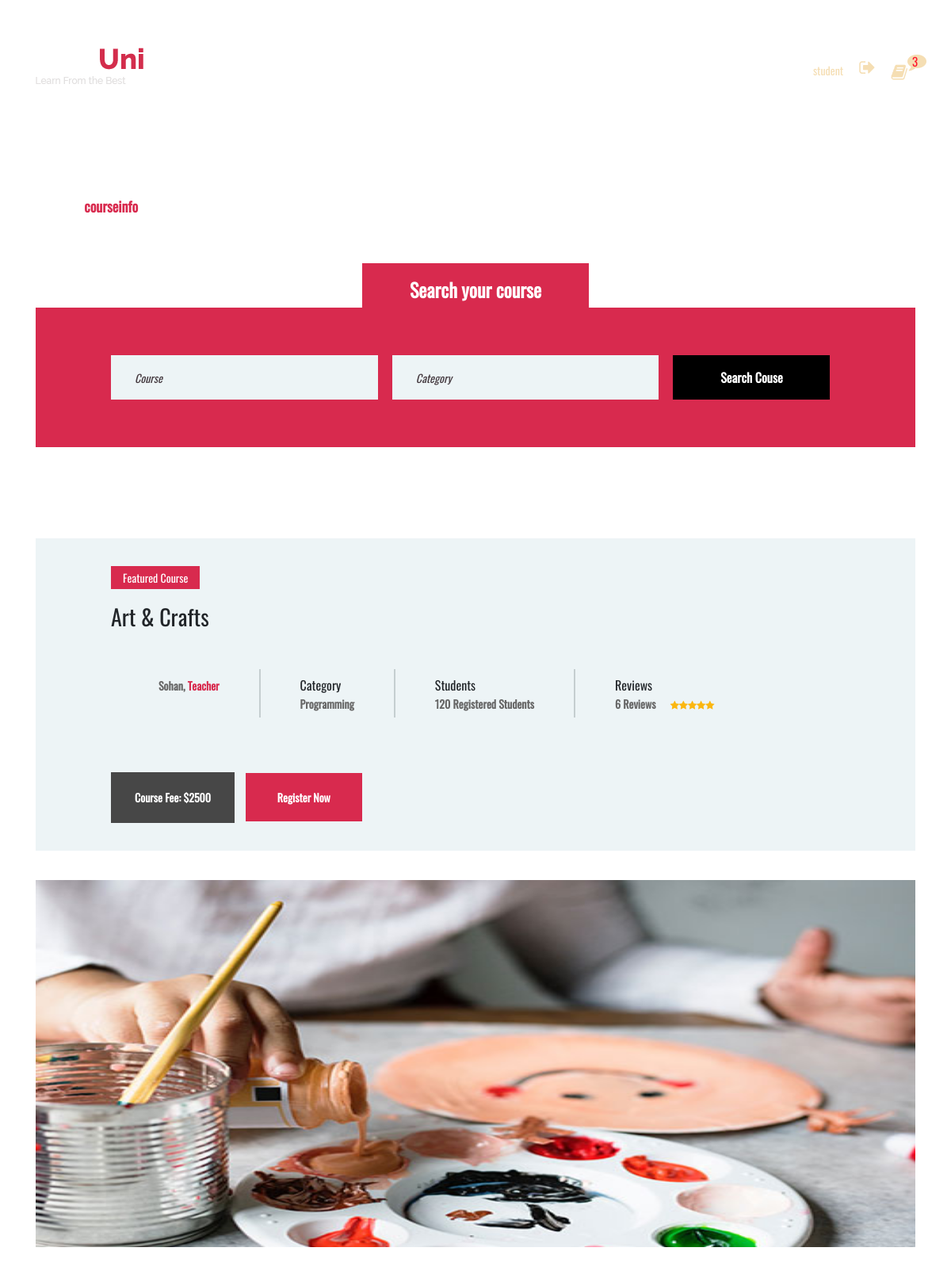
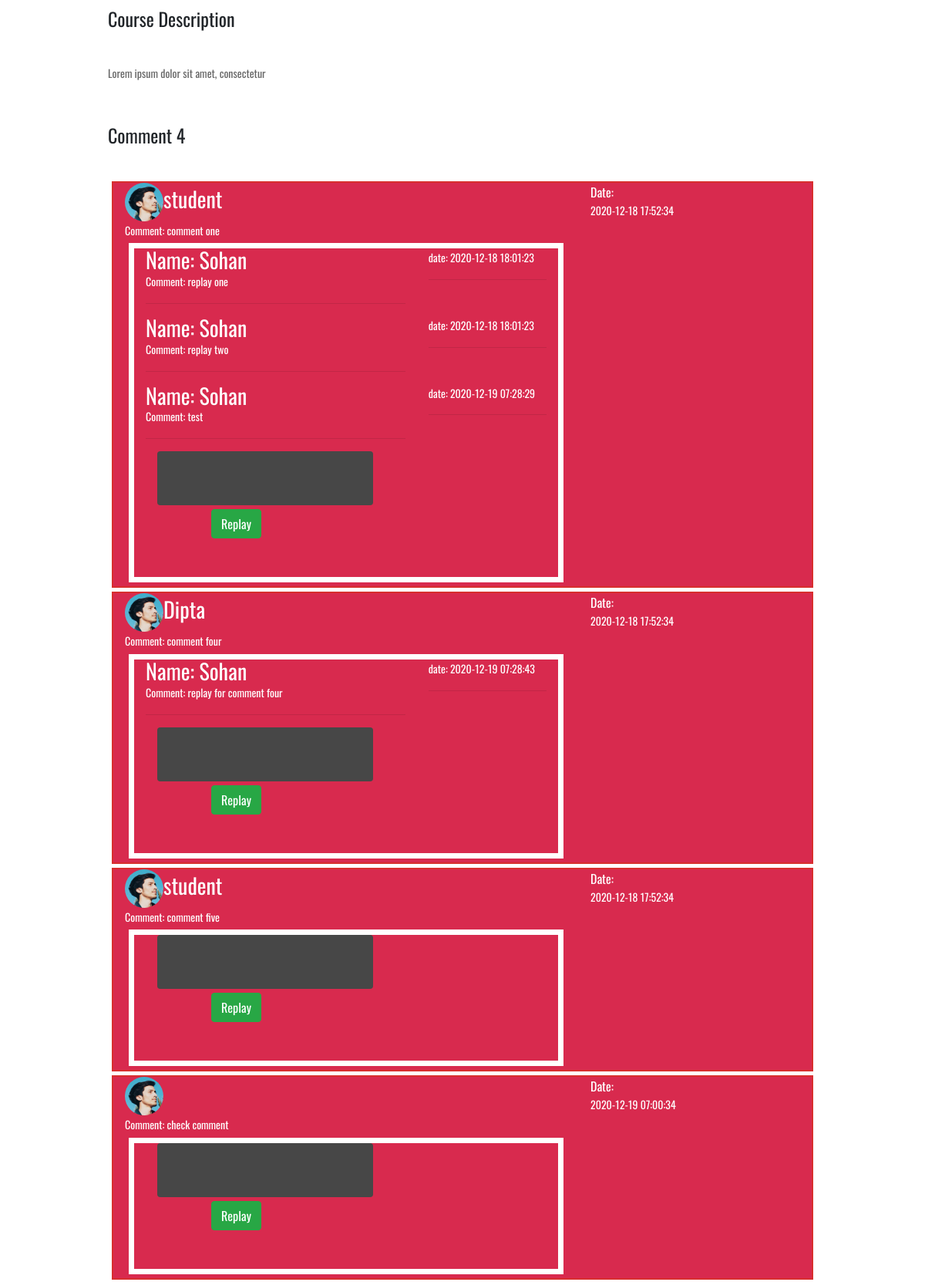
Screenshot of /single-course.php?playlistid=1 (signed in, upper part) with the database file from the repository (2 pictures, top to bottom).
### tables this page shows
CREATE TABLE `course_table` (
  `course_id` int(11) NOT NULL,
  `course_title` varchar(266) NOT NULL,
  `course_details` text NOT NULL,
  `category_id` int(11) NOT NULL,
  `teacher_id` int(11) NOT NULL,
  `price` varchar(300) NOT NULL,
  `course_image` varchar(250) NOT NULL,
  `course_feature` tinyint(4) NOT NULL,
  `pay_status` tinyint(4) NOT NULL,
  `rat_total` int(11) NOT NULL,
  `rat_hit` int(11) NOT NULL
);

CREATE TABLE `teacher_table` (
  `teacher_id` int(11) NOT NULL,
  `teacher_name` varchar(300) NOT NULL,
  `teacher_email` varchar(300) NOT NULL,
  `teacher_phone` varchar(300) NOT NULL,
  `teacher_image` varchar(266) NOT NULL,
  `teacher_password` varchar(266) NOT NULL
);

CREATE TABLE `category_table` (
  `category_id` int(11) NOT NULL,
  `category_name` varchar(266) NOT NULL,
  `category_image` varchar(300) NOT NULL
);

CREATE TABLE `comment_table` (
  `comment_id` int(11) NOT NULL,
  `student_id` int(11) NOT NULL,
  `comment` text NOT NULL,
  `course_id` int(11) NOT NULL,
  `date` timestamp NOT NULL DEFAULT current_timestamp()
);

CREATE TABLE `student_table` (
  `student_id` int(11) NOT NULL,
  `student_name` varchar(200) NOT NULL,
  `student_email` varchar(266) NOT NULL,
  `student_phone` varchar(200) NOT NULL,
  `student_password` varchar(300) NOT NULL,
  `gender` varchar(200) NOT NULL
);

CREATE TABLE `replay_table` (
  `replay_id` int(11) NOT NULL,
  `comment_id` int(11) NOT NULL,
  `teacher_id` int(11) NOT NULL,
  `replay` text NOT NULL,
  `date` timestamp NOT NULL DEFAULT current_timestamp()
);

### include/dbcon.php (called while the page is built, shortened)
<?php
class DatabaseConnection{
	public $db;
	public function connectDataBase(){
		$this->db = new mysqli('localhost', 'root', '', 'online_edu');
	}
	public function queryfunk_help($query){
		$result = $this->db->query($query) or die($this->db->error.__LINE__);
		if($result->num_rows > 0){
			return $result;
		} else {
			return false;
		}
	}
}
 ?>

### single-course.php (the view, shortened to what this page needs)
	<?php include 'include/header.php'; ?>
	<div class="page-info-section set-bg" data-setbg="img/page-bg/4.jpg">
		<div class="container">
			<div class="site-breadcrumb">
				<a href="#">Home</a>
				<span>courseinfo</span>
			</div>
		</div>
	</div>
	<section class="search-section ss-other-page">
		<div class="container">
			<div class="search-warp">
				<div class="section-title text-white">
					<h2><span>Search your course</span></h2>
				</div>
				<div class="row">
					<div class="col-lg-10 offset-lg-1">
						<form class="course-search-form">
							<input type="text" placeholder="Course">
							<input type="text" class="last-m" placeholder="Category">
							<button class="site-btn btn-dark">Search Couse</button>
						</form>
					</div>
				</div>
			</div>
		</div>
	</section>
	<?php
	$coursesid =$_GET['playlistid'];
	$viewcat = $viewcls->coursecatjoin($coursesid);
	if ($viewcat) {
		foreach ($viewcat as $value) {
	 ?>
	<section class="single-course spad pb-0">
		<div class="container">
			<div class="course-meta-area">
				<div class="row">
					<div class="col-lg-10 offset-lg-1">
						<div class="course-note">Featured Course</div>
						<h3><?php echo $value['course_title']; ?></h3>
						<div class="course-metas">
							<div class="course-meta">
								<div class="course-author">
									<?php $teacher = $value['teacher_id'];
								 echo $teacher = $viewcls->teacherview($teacher);
								 ?>, <span>Teacher</span></p>
								</div>
							</div>
							<div class="course-meta">
								<div class="cm-info">
									<h6>Category</h6>
									<p><?php echo $value['category_name']; ?></p>
								</div>
							</div>
							<div class="course-meta">
								<div class="cm-info">
									<h6>Students</h6>
									<p>120 Registered Students</p>
								</div>
							</div>
							<div class="course-meta">
								<div class="cm-info">
									<h6>Reviews</h6>
									<p><?php echo $value['rat_hit'] ?> Reviews <span class="rating">
										<?php if ($value['rat_total']>0) {
										 $ratting = ceil($value['rat_total']/$value['rat_hit']);
								 		 for ($i=1; $i <= $ratting; $i++) {
								 		 	echo "<i class='fa fa-star'></i>";
								 		 }}else{
								 		 	echo "Not Rated";
								 		 }
								 		?>
									</span></p>
								</div>
							</div>
						</div>
							 ?><br>
						<form method="post" action="">
						<a href="#" class="site-btn price-btn">Course Fee: $<?php echo $value['price']; ?></a>
								<?php
									if (isset($_SESSION['teacher_auth'])=='teacher_auth') {}else{
								?>
							<input type="submit" class="site-btn buy-btn" name="buycourse" value="Register Now">
						<?php } ?>
						</form>
					</div>
				</div>
			</div>
			<img style="min-width: 100%;height: 500px;" src="<?php echo $value['course_image']; ?>" alt="" class="course-preview">
			<div class="row">
				<div class="col-lg-10 offset-lg-1 course-list">
					<div class="cl-item">
						<h4>Course Description</h4>
						<p><?php echo $value['course_details']; ?> </p>
					</div>
					<div class="cl-item">
						<h4>Comment 4</h4>
							<?php
							$commentview = $viewcls->viewcommentbyid($_GET['playlistid']);
							if ($commentview) {
								foreach ($commentview as $comval) {
							 ?>
							 	<div class="commentbox row">
								<div class="col-md-8">
									<h3><img class="commenterimg" src="img/authors/6.jpg"><?php echo $comval['student_name']; ?></h3>
									<p>Comment: <?php echo $comval['comment']; ?></p>
									<?php $comid = $comval['comment_id'] ?>
									<div class="replaycom row">
						    <?php
							$replayview = $viewcls->viewreplayid($comid);
							if ($replayview) {
								foreach ($replayview as $rview) {
							 ?>
										<div class=" col-sm-8">
											<h3>Name: <?php echo $rview['teacher_name']; ?></h3>
									<p>Comment: <?php echo $rview['replay']; ?></p><hr>
										</div>
										<div class="col-sm-4"><p>date: <?php echo $rview['date']; ?></p><hr></div>
									<?php }} ?>
									 <form method="post" action="" class="replay-frm">
										<textarea name="replay"></textarea>
										<input class="btn btn-success replaybtn" type="submit" value="Replay" name="replay_action">
									</form>
									</div>
								</div>
								<div class="col-md-4">
									<span>Date: <p><?php echo $comval['date']; ?></p></span>
								</div>
							 </div>
						<?php }} ?>
			</div>
				</div>
			</div>
		</div>
	</section>
<?php }}  ?>

### include/ViewClass.php (shortened to what this page needs)
<?php
include_once 'dbcon.php';
class ViewClass extends DatabaseConnection
{
		public function teacherview($teacher_id){
		$sqlquery = "SELECT * FROM teacher_table WHERE teacher_id='$teacher_id'";
		$result = $this->queryfunk_help($sqlquery);
		$value = mysqli_fetch_array($result);
		$res = "<div class='ca-pic set-bg' data-setbg='".$value['teacher_image']."'></div><p>".$value['teacher_name']."";
		return $res;
		}
		public function coursecatjoin($id){
			$sqlquery = "SELECT * FROM course_table LEFT JOIN category_table ON course_table.category_id = category_table.category_id WHERE course_id = $id";
			$result = $this->queryfunk_help($sqlquery);
			return $result;
		}
		public function viewcommentbyid($id){
					$sqlquery = "SELECT * FROM comment_table LEFT JOIN student_table ON comment_table.student_id = student_table.student_id WHERE course_id = $id";
					$result = $this->queryfunk_help($sqlquery);
					return $result;
				}
		public function viewreplayid($id){
							$sqlquery = "SELECT * FROM replay_table LEFT JOIN teacher_table ON replay_table.teacher_id = teacher_table.teacher_id WHERE comment_id = $id";
							$result = $this->queryfunk_help($sqlquery);
							return $result;
						}
}
 ?>

### css/style.css (style rules this page uses)
html, body { height: 100%; font-family: 'Raleway', sans-serif; -webkit-font-smoothing: antialiased; font-smoothing: antialiased; }
h1, h2, h3, h4, h5, h6 { margin: 0; font-weight: 600; color: #474747; }
h2 { font-size: 36px; }
h3 { font-size: 30px; }
h4 { font-size: 24px; }
h6 { font-size: 16px; }
p { font-size: 14.1px; color: #878787; line-height: 2.2; font-weight: 500; }
img { max-width: 100%; }
::placeholder { font-style: italic; }
.section-title { text-align: center; padding: 0 110px; margin-bottom: 110px; }
.section-title h2 { font-size: 48px; font-weight: 600; margin-bottom: 25px; }
.set-bg { background-repeat: no-repeat; background-size: cover; background-position: top center; }
.spad { padding-top: 115px; padding-bottom: 115px; }
.text-white h1, .text-white h2, .text-white h3, .text-white h4, .text-white h5, .text-white h6, .text-white p, .text-white span, .text-white li, .text-white a { color: #fff; }
.rating i { color: #fbb710; }
.site-btn { display: inline-block; min-width: 196px; text-align: center; border: none; padding: 15px 10px; font-weight: 600; font-size: 16px; position: relative; color: #fff; cursor: pointer; background: #d82a4e; }
.site-btn.btn-dark { background: #000; }
.search-warp { background: #d82a4e; padding-top: 60px; padding-bottom: 50px; }
.search-warp .section-title { margin-bottom: 30px; }
.course-search-form { background: #fff; padding: 44px 38px; }
.course-search-form input[type=text], .course-search-form input[type=email] { height: 56px; width: 36.6%; padding: 0 30px; margin-right: 18px; float: left; border: none; font-size: 14px; background: #edf4f6; }
.course-search-form .site-btn { min-width: 198px; padding: 16px 10px; }
.search-section.ss-other-page { margin-top: -85px; }
.search-section.ss-other-page .search-warp { position: relative; padding: 60px 0; }
.search-section.ss-other-page .section-title { margin-bottom: 0; }
.search-section.ss-other-page .section-title h2 { position: absolute; width: 100%; left: 0; bottom: 100%; font-size: 24px; margin-bottom: 0; text-align: center; }
.search-section.ss-other-page .section-title h2 span { display: inline-block; background: #d82a4e; padding: 20px 60px 10px; }
.search-section.ss-other-page .course-search-form { background-color: transparent; padding: 0; }
.page-info-section { height: 443px; }
.site-breadcrumb { padding-top: 215px; }
.site-breadcrumb a, .site-breadcrumb span { display: inline-block; margin-right: 10px; padding-right: 10px; font-weight: 600; font-size: 18px; }
.site-breadcrumb a { color: #fff; position: relative; }
.site-breadcrumb a:after { position: absolute; content: "/"; right: -6px; top: 0; color: #fff; }
.site-breadcrumb span { color: #d82a4e; }
.course-meta-area { background: #edf4f6; padding: 35px 0; }
.course-meta-area .course-note { display: inline-block; background: #d82a4e; color: #fff; font-size: 14px; font-weight: 500; padding: 4px 15px; margin-bottom: 20px; }
.course-metas { padding-top: 50px; margin-bottom: 45px; display: table; }
.course-meta { display: table-cell; height: 100%; border-right: 2px solid #c5ced0; padding: 5px 50px; }
.course-meta:nth-child(1) { padding-left: 0; }
.course-meta:nth-child(4) { padding-right: 0; border-right: none; }
.course-meta p { margin-bottom: 0; }
.course-meta .course-author .ca-pic { width: 44px; height: 44px; border-radius: 50%; float: left; }
.course-meta .course-author p { padding-left: 60px; margin-bottom: 0; padding-top: 4px; font-weight: 600; }
.course-meta .course-author p span { color: #d82a4e; }
.course-meta .cm-info h6 { margin-bottom: 3px; }
.course-meta .cm-info p { font-weight: 600; }
.course-meta .rating { padding-left: 15px; font-size: 12px; }
.course-meta-area .site-btn { min-width: auto; font-size: 14px; }
.course-meta-area .price-btn { padding: 20px 30px; background: #474747; margin-right: 10px; }
.course-meta-area .buy-btn { padding: 20px 40px; }
.course-preview { padding-top: 37px; margin-bottom: 55px; }
.course-list .cl-item { margin-bottom: 55px; }
.course-list .cl-item h4 { margin-bottom: 46px; }
.course-list .cl-item p { margin-bottom: 0; }
@media (min-width: 1200px) { .container { max-width: 1180px; } }

### rows the page displays
course_table: course_title "Art & Crafts", teacher.teacher_name "Sohan", category.category_name "Programming", rat_hit "6", price "2500", course_image (picture), course_details "Lorem ipsum dolor sit amet, consectetur"
comment_table: student.student_name "student", comment "comment one", date "2020-12-18 17:52:34"
replay_table: teacher.teacher_name "Sohan", replay "replay one", date "2020-12-18 18:01:23"
replay_table: teacher.teacher_name "Sohan", replay "replay two", date "2020-12-18 18:01:23"
replay_table: teacher.teacher_name "Sohan", replay "test", date "2020-12-19 07:28:29"
comment_table: student.student_name "Dipta", comment "comment four", date "2020-12-18 17:52:34"
replay_table: teacher.teacher_name "Sohan", replay "replay for comment four", date "2020-12-19 07:28:43"
comment_table: student.student_name "student", comment "comment five", date "2020-12-18 17:52:34"
comment_table: comment "check comment", date "2020-12-19 07:00:34"

### other values shown
$enroll "3"
$_SESSION['name'] "student"
